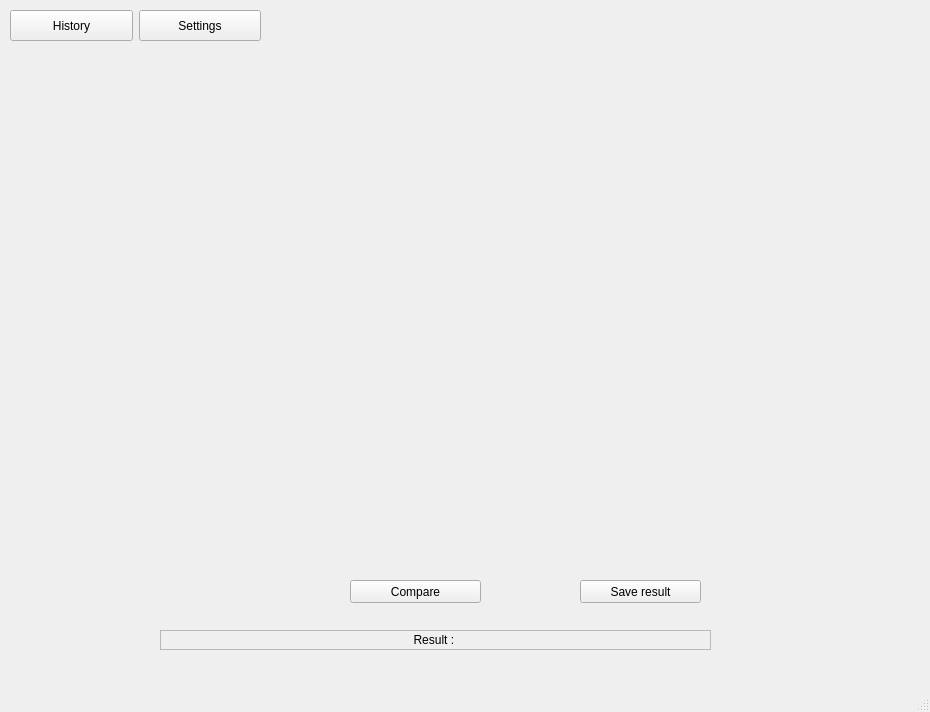
<?xml version="1.0" encoding="UTF-8"?>
<ui version="4.0">
 <class>MainWindow</class>
 <widget class="QMainWindow" name="MainWindow">
  <property name="geometry">
   <rect>
    <x>0</x>
    <y>0</y>
    <width>930</width>
    <height>712</height>
   </rect>
  </property>
  <property name="windowTitle">
   <string>MainWindow</string>
  </property>
  <widget class="QWidget" name="centralwidget">
   <widget class="QPushButton" name="compare_text_btn">
    <property name="geometry">
     <rect>
      <x>350</x>
      <y>580</y>
      <width>131</width>
      <height>23</height>
     </rect>
    </property>
    <property name="text">
     <string>Compare</string>
    </property>
   </widget>
   <widget class="QLabel" name="result_label">
    <property name="geometry">
     <rect>
      <x>160</x>
      <y>630</y>
      <width>551</width>
      <height>20</height>
     </rect>
    </property>
    <property name="focusPolicy">
     <enum>Qt::ClickFocus</enum>
    </property>
    <property name="layoutDirection">
     <enum>Qt::RightToLeft</enum>
    </property>
    <property name="frameShape">
     <enum>QFrame::StyledPanel</enum>
    </property>
    <property name="frameShadow">
     <enum>QFrame::Plain</enum>
    </property>
    <property name="lineWidth">
     <number>-1</number>
    </property>
    <property name="text">
     <string>Result : </string>
    </property>
    <property name="alignment">
     <set>Qt::AlignCenter</set>
    </property>
   </widget>
   <widget class="QWidget" name="horizontalLayoutWidget">
    <property name="geometry">
     <rect>
      <x>10</x>
      <y>60</y>
      <width>861</width>
      <height>491</height>
     </rect>
    </property>
    <layout class="QHBoxLayout" name="horizontalLayout">
     <property name="spacing">
      <number>34</number>
     </property>
     <property name="leftMargin">
      <number>0</number>
     </property>
     <property name="topMargin">
      <number>0</number>
     </property>
     <property name="rightMargin">
      <number>0</number>
     </property>
     <property name="bottomMargin">
      <number>0</number>
     </property>
     <item>
      <widget class="DisplayTextWidget" name="widget" native="true"/>
     </item>
     <item>
      <widget class="DisplayTextWidget" name="widget_2" native="true"/>
     </item>
    </layout>
   </widget>
   <widget class="QPushButton" name="save_result_btn">
    <property name="geometry">
     <rect>
      <x>580</x>
      <y>580</y>
      <width>121</width>
      <height>23</height>
     </rect>
    </property>
    <property name="text">
     <string>Save result</string>
    </property>
   </widget>
   <widget class="QWidget" name="horizontalLayoutWidget_2">
    <property name="geometry">
     <rect>
      <x>10</x>
      <y>10</y>
      <width>251</width>
      <height>31</height>
     </rect>
    </property>
    <layout class="QHBoxLayout" name="horizontalLayout_2">
     <item>
      <widget class="QPushButton" name="history_btn">
       <property name="sizePolicy">
        <sizepolicy hsizetype="Preferred" vsizetype="Minimum">
         <horstretch>0</horstretch>
         <verstretch>0</verstretch>
        </sizepolicy>
       </property>
       <property name="text">
        <string>History</string>
       </property>
      </widget>
     </item>
     <item>
      <widget class="QToolButton" name="settings_btn">
       <property name="sizePolicy">
        <sizepolicy hsizetype="Preferred" vsizetype="Minimum">
         <horstretch>0</horstretch>
         <verstretch>0</verstretch>
        </sizepolicy>
       </property>
       <property name="text">
        <string>Settings</string>
       </property>
      </widget>
     </item>
    </layout>
   </widget>
  </widget>
  <widget class="QMenuBar" name="menubar">
   <property name="geometry">
    <rect>
     <x>0</x>
     <y>0</y>
     <width>930</width>
     <height>21</height>
    </rect>
   </property>
  </widget>
  <widget class="QStatusBar" name="statusbar"/>
  <action name="actions1">
   <property name="text">
    <string>s1</string>
   </property>
  </action>
  <action name="actions2">
   <property name="text">
    <string>s2</string>
   </property>
  </action>
  <action name="actions3">
   <property name="text">
    <string>s3</string>
   </property>
  </action>
 </widget>
 <customwidgets>
  <customwidget>
   <class>DisplayTextWidget</class>
   <extends>QWidget</extends>
   <header>myWidgets.h</header>
   <container>1</container>
  </customwidget>
 </customwidgets>
 <resources/>
 <connections/>
</ui>
